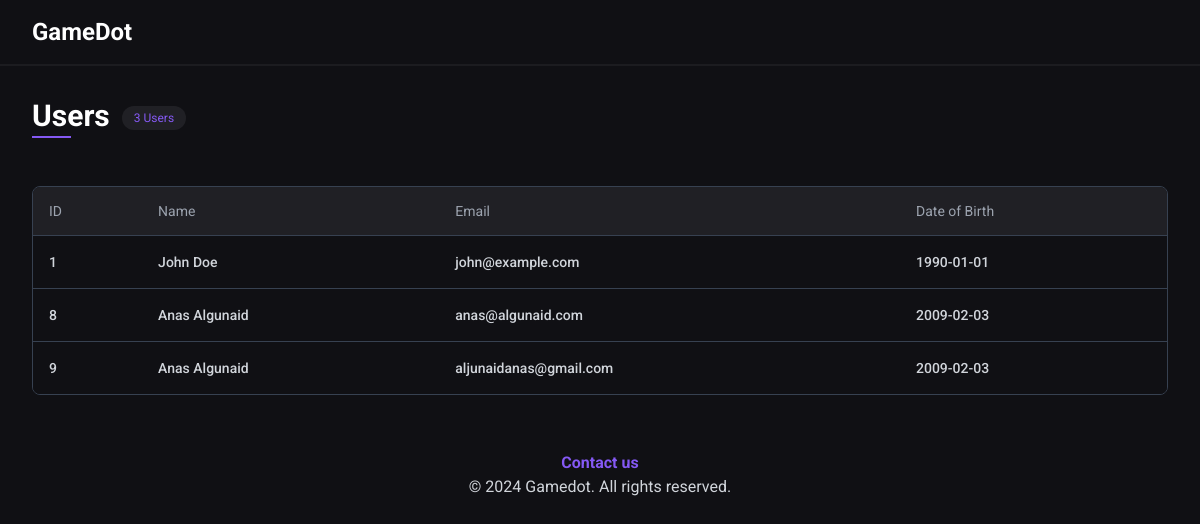
The page /gamedot/admin/users/ (signed in) on the database its author committed.
### tables this page shows
CREATE TABLE `users` (
  `id` int(11) NOT NULL,
  `fname` varchar(255) DEFAULT NULL,
  `lname` varchar(255) DEFAULT NULL,
  `email` varchar(255) DEFAULT NULL,
  `password` varchar(255) DEFAULT NULL,
  `dob` date DEFAULT NULL
);

### src/admin/users/controllers/users.php (called while the page is built, shortened)
<?php
$usersColumns = ['id' => "ID", 'name' => 'Name', 'email' => 'Email', 'dob' => 'Date of Birth'];
$database = new Database();
$query = 'SELECT * FROM users';
$users = $database->query($query)->qAll();
foreach ($users as $key => $user) {
  $users[$key]['name'] = $user['fname'] . ' ' . $user['lname'];
}
require('src/admin/users/views/users.view.php');

### core/database.php (called while the page is built, shortened)
<?php
class Database
{
  private $host = 'localhost';
  private $db_name = 'gamedot';
  private $port = '3308';
  private $username = 'root';
  private $connection;
  private $statement;
  public function __construct()
  {
    $this->connection = null;
    try {
      $this->connection = new PDO('mysql:host=' . $this->host . ';port=' . $this->port . ';dbname=' . $this->db_name . ';user=' . $this->username);
      $this->connection->setAttribute(PDO::ATTR_ERRMODE, PDO::ERRMODE_EXCEPTION);
      $this->connection->setAttribute(PDO::ATTR_DEFAULT_FETCH_MODE, PDO::FETCH_ASSOC);
    } catch (PDOException $e) {
      echo 'Connection Error: ' . $e->getMessage();
    }
  }
  public function query($query, $params = [])
  {
    $this->statement = $this->connection->prepare($query);
    $this->statement->execute($params);
    return $this;
  }
  public function qAll()
  {
    return $this->statement->fetchAll();
  }
}

### src/admin/users/views/users.view.php (the view, shortened to what this page needs)
<main>
  <div class="xl:container mx-auto p-8">
    <div class="flex justify-between items-center gap-4 flex-wrap ">
      <div class="flex items-start gap-x-3">
        <h2 class="text-3xl font-bold mb-4 inline-block relative pb-1">
          Users
          <span class="absolute bottom-0 left-0 w-1/2 h-0.5 bg-primary"></span>
        </h2>
        <span class="px-3 py-1 text-xs rounded-full bg-secondaryBlack text-primary mt-2"><?= count($users) ?> Users</span>
      </div>
    </div>
    <section>
      <div class="flex flex-col mt-6">
        <div class="overflow-x-auto ">
          <div class="inline-block min-w-full py-2 align-middle">
            <div class="overflow-hidden border  border-gray-700 md:rounded-lg">
              <table class="min-w-full divide-y divide-gray-700">
                <thead class="bg-secondaryBlack">
                  <tr>
                    <?php
                    foreach ($usersColumns as $column) :
                    ?>
                      <th scope='col' class='px-4 py-3.5 text-sm font-normal text-left rtl:text-right text-gray-400 '><?= $column ?></th>
                    <?php endforeach; ?>
                  </tr>
                </thead>
                <tbody class=" divide-y divide-gray-700 bg-myBlack">
                  <?php
                  foreach ($users as $user) : ?>
                    <tr>
                      <?php foreach ($usersColumns as $dbcolumn => $column) : ?>
                        <td class='px-4 py-4 text-sm font-medium text-gray-300 whitespace-nowrap hover:text-primary duration-300'><a href="./<?= $user['id'] ?>"><?= $user[$dbcolumn]  ?></a></td>
                      <?php endforeach; ?>
                    </tr>
                  <?php endforeach; ?>
                </tbody>
              </table>
            </div>
          </div>
        </div>
      </div>
    </section>
  </div>
</main>

### rows shown on the page
users: id "1", dbcolumn "John Doe", email "john@example.com", dob "1990-01-01"
users: id "8", dbcolumn "Anas Algunaid", email "anas@algunaid.com", dob "2009-02-03"
users: id "9", dbcolumn "Anas Algunaid", email "aljunaidanas@gmail.com", dob "2009-02-03"

### other values the page prints
count($users) "3"
$column "ID"
$column "Name"
$column "Email"
$column "Date of Birth"
